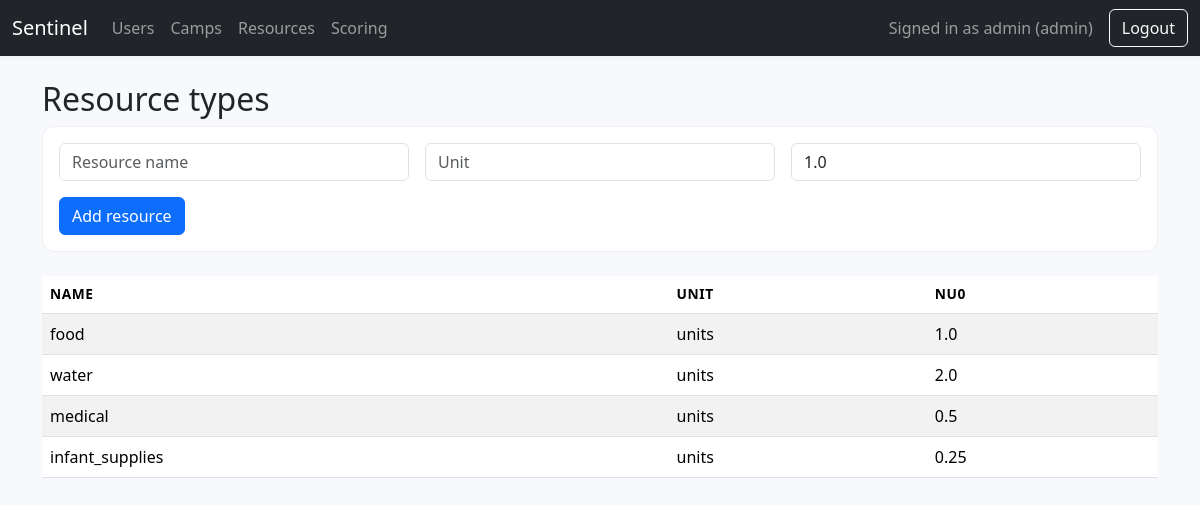
Screenshot of /admin/resources (signed in) with the database file from the repository.
### sentinel/models.py (models this page shows)
class User(Base):
    __tablename__ = "users"
    id: Mapped[int] = mapped_column(Integer, primary_key=True, index=True)
    username: Mapped[str] = mapped_column(String(120), unique=True, nullable=False, index=True)
    password_hash: Mapped[str] = mapped_column(String(255), nullable=False)
    salt: Mapped[str] = mapped_column(String(255), nullable=False)
    role: Mapped[str] = mapped_column(String(50), nullable=False)
    camp_id: Mapped[Optional[str]] = mapped_column(String(50), ForeignKey("camps.camp_id"), nullable=True)
    is_active: Mapped[bool] = mapped_column(Boolean, default=True)
    created_at: Mapped[datetime] = mapped_column(DateTime, default=datetime.utcnow)

class ResourceType(Base):
    __tablename__ = "resource_types"
    id: Mapped[int] = mapped_column(Integer, primary_key=True, index=True)
    name: Mapped[str] = mapped_column(String(120), unique=True, nullable=False)
    unit: Mapped[str] = mapped_column(String(50), default="kg")
    active: Mapped[bool] = mapped_column(Boolean, default=True)
    nu0: Mapped[float] = mapped_column(Float, default=1.0)
    nu_json: Mapped[str] = mapped_column(Text, default='{"base": 0.0, "elderly": 0.0, "disabled": 0.0, "maternal": 0.0, "infant": 0.0}')
    rho_json: Mapped[str] = mapped_column(Text, default='{"base": 1.0, "elderly": 1.0, "disabled": 1.0, "maternal": 1.0, "infant": 1.0}')
    created_at: Mapped[datetime] = mapped_column(DateTime, default=datetime.utcnow)

### sentinel/routers/admin.py (the view)
@router.get("/resources")
def resources_page(request: Request, db: Session = Depends(get_db), user: User = Depends(require_role("admin"))):
    rows = db.query(ResourceType).all()
    return templates.TemplateResponse("admin_resources.html", {"request": request, "user": user, "resources": rows})

### sentinel/templates/admin_resources.html (shortened to what this page needs)
{% extends 'base.html' %}
{% block content %}
<h2>Resource types</h2>
<div class="card mb-4">
  <div class="card-body">
    <form method="post" action="/admin/resources">
      <div class="row g-3">
        <div class="col-md-4"><input class="form-control" name="name" placeholder="Resource name" required /></div>
        <div class="col-md-4"><input class="form-control" name="unit" placeholder="Unit" required /></div>
        <div class="col-md-4"><input class="form-control" name="nu0" type="number" step="0.01" value="1.0" required /></div>
      </div>
      <button class="btn btn-primary mt-3" type="submit">Add resource</button>
    </form>
  </div>
</div>
<table class="table table-striped">
  <thead><tr><th>Name</th><th>Unit</th><th>nu0</th></tr></thead>
  <tbody>
    {% for resource in resources %}
    <tr><td>{{ resource.name }}</td><td>{{ resource.unit }}</td><td>{{ resource.nu0 }}</td></tr>
    {% endfor %}
  </tbody>
</table>
{% endblock %}

### sentinel/templates/base.html (shortened to what this page needs)
<!DOCTYPE html>
<html lang="en">
<head>
  <link href="https://cdn.jsdelivr.net/npm/bootstrap@5.3.3/dist/css/bootstrap.min.css" rel="stylesheet" />
  <link href="{{ request.url_for('static', path='/css/custom.css') }}" rel="stylesheet" />
</head>
<body>
<nav class="navbar navbar-expand-lg navbar-dark bg-dark mb-4">
  <div class="container-fluid">
    <a class="navbar-brand" href="/dashboard">Sentinel</a>
    <div class="collapse navbar-collapse">
      <ul class="navbar-nav me-auto">
        {% if user and user.role == 'admin' %}
        <li class="nav-item"><a class="nav-link" href="/admin/users">Users</a></li>
        <li class="nav-item"><a class="nav-link" href="/admin/camps">Camps</a></li>
        <li class="nav-item"><a class="nav-link" href="/admin/resources">Resources</a></li>
        <li class="nav-item"><a class="nav-link" href="/admin/scoring">Scoring</a></li>
        {% elif user and user.role == 'coordinator' %}
        <li class="nav-item"><a class="nav-link" href="/coordinator/camp">My camp</a></li>
        {% elif user and user.role == 'officer' %}
        <li class="nav-item"><a class="nav-link" href="/officer/allocations">Allocations</a></li>
        <li class="nav-item"><a class="nav-link" href="/officer/dispatches">Dispatches</a></li>
        {% elif user and user.role == 'auditor' %}
        <li class="nav-item"><a class="nav-link" href="/auditor/flags">Fraud flags</a></li>
        <li class="nav-item"><a class="nav-link" href="/auditor/audit-log">Audit log</a></li>
        {% endif %}
      </ul>
      {% if user %}
      <span class="navbar-text me-3">Signed in as {{ user.username }} ({{ user.role }})</span>
      <form method="post" action="/logout">
        <button class="btn btn-outline-light" type="submit">Logout</button>
      </form>
      {% endif %}
    </div>
  </div>
</nav>
<div class="container">
  {% block content %}{% endblock %}
</div>
</body>
</html>

### sentinel/static/css/custom.css (style rules this page uses)
body { background: #f7f9fc; }
.card { border-radius: 0.75rem; border: 1px solid rgba(0,0,0,0.06); }
.navbar { box-shadow: 0 1px 6px rgba(0,0,0,0.06); }
.table th { font-size: 0.86rem; text-transform: uppercase; letter-spacing: 0.04em; }

### rows the page displays
User: username "admin", role "admin"
ResourceType: name "food", unit "units", nu0 "1.0"
ResourceType: name "water", unit "units", nu0 "2.0"
ResourceType: name "medical", unit "units", nu0 "0.5"
ResourceType: name "infant_supplies", unit "units", nu0 "0.25"
